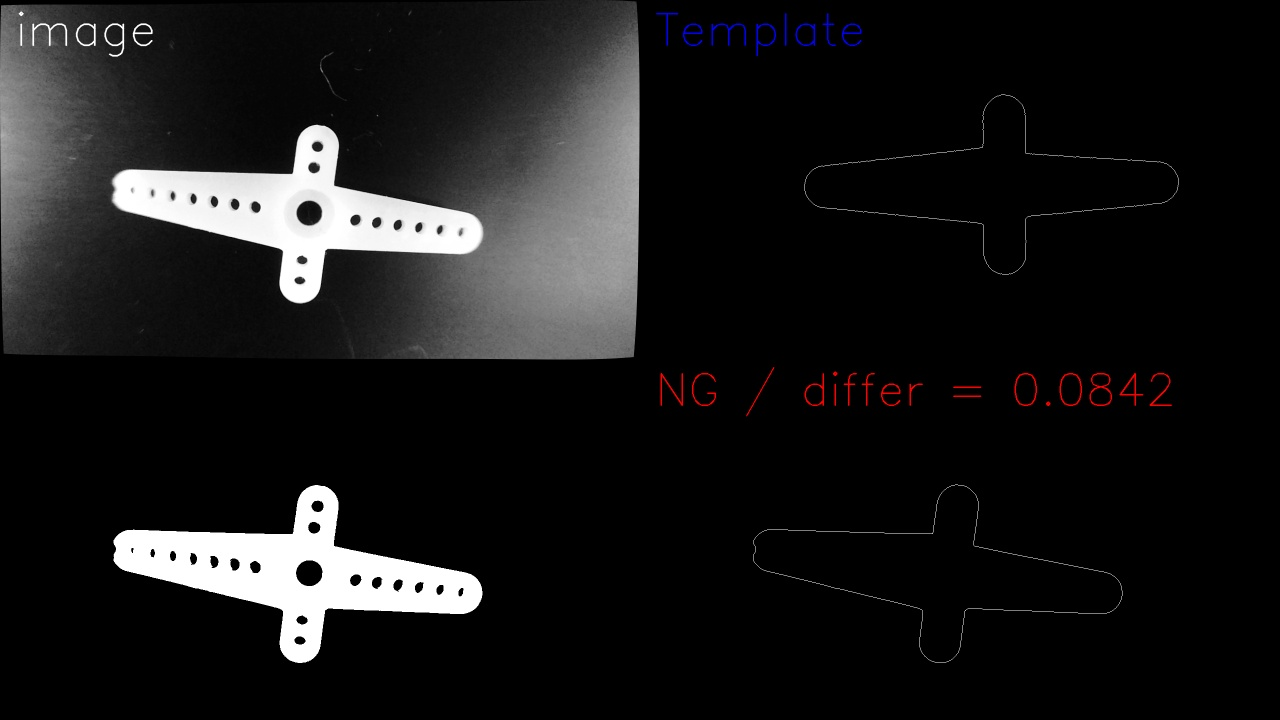
#> input picture Concat3ng.jpg, 1280 x 720 px, given in place of the camera
$ python edge01.py
#> lines starting #> are read from the running program, lines starting #| are printed output that depends on the picture; after the words box and inside, x2 and y2 are one past the last pixel; in counts of white or black regions, pixels touching at a corner belong together
import cv2

WIDTH  = 1920  #320/640/800/1024/1280/1920
HEIGHT = 1080  #240/480/600/ 576/ 720/1080

capture = cv2.VideoCapture(0)
capture.set(cv2.CAP_PROP_FRAME_WIDTH, WIDTH)
capture.set(cv2.CAP_PROP_FRAME_HEIGHT, HEIGHT)
capture.set(cv2.CAP_PROP_EXPOSURE,-100.0)

if capture.isOpened() is False:
    raise IOError

ret, frame = capture.read()
#> frame is the input picture: shape (720, 1280, 3); mean B, G, R 24.8, 24.6, 25
if ret is False:
    raise IOError

frame = frame[300:710, 680:1390, :]
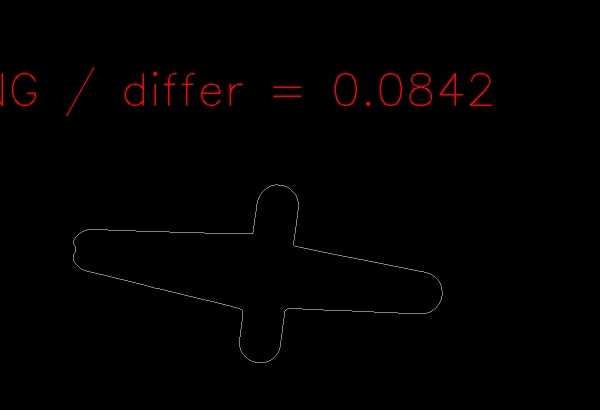
#> frame: shape (410, 600, 3); mean B, G, R 0.7, 0.7, 2.1
frame = cv2.cvtColor(frame,cv2.COLOR_BGR2GRAY)
#> frame: shape (410, 600)
under_thresh = 20
upper_thresh = 145
maxValue = 255
th, frame = cv2.threshold(frame, under_thresh, maxValue, cv2.THRESH_TOZERO)
#> th = 20
edge = cv2.Canny(frame,threshold1=150,threshold2=200)
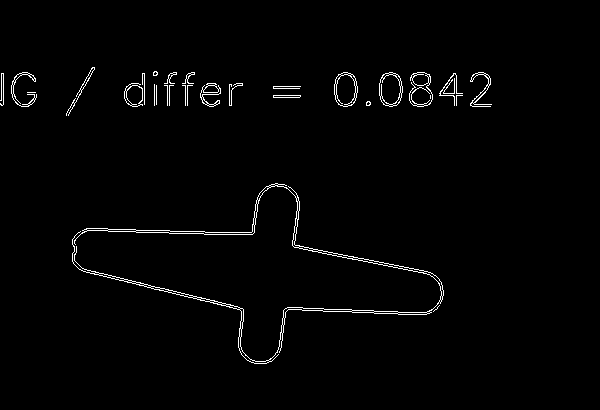
#> edge: shape (410, 600); 1.6% white in thin lines or dots, all inside (x1, y1, x2, y2) = (0, 67, 492, 364)

concat = cv2.vconcat([frame,edge])
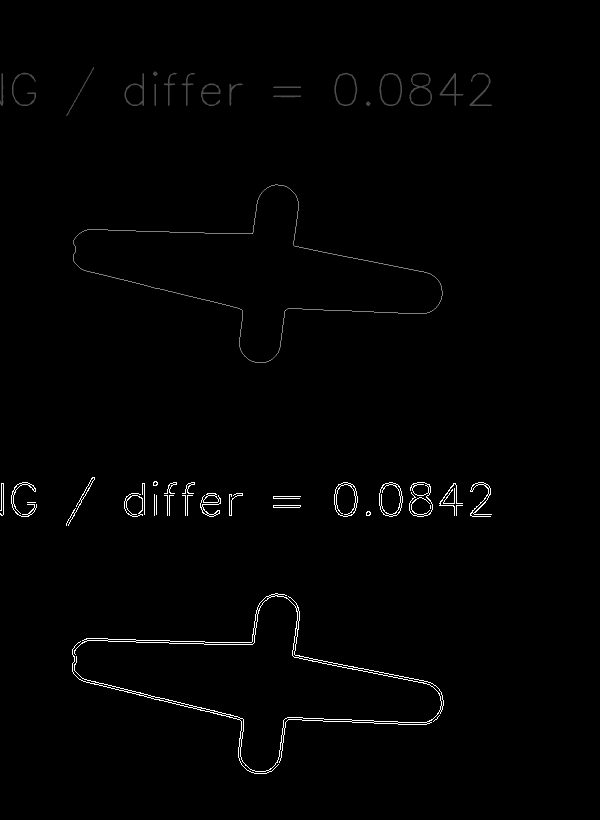
#> concat: shape (820, 600); min 0, max 255, mean 2.5

cv2.imshow('concat',concat)
#cv2.imshow('frame',frame)
#cv2.imshow('edge',edge)

key = cv2.waitKey(0)
#> (key Esc is pressed here)
#if key == 27: #ESC
#    break

capture.release()
cv2.destroyAllWindows()
